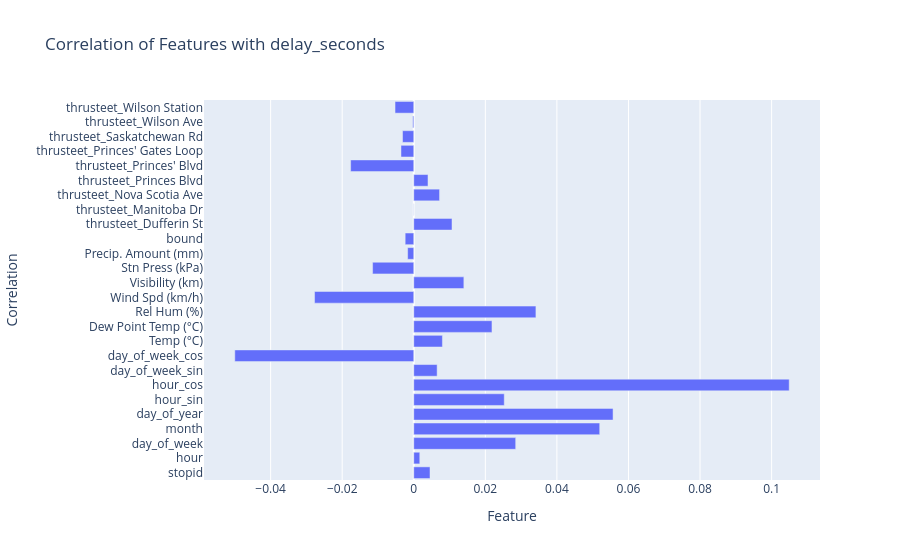

The notebook cell this image was saved under:
### Markdown cell above
Correlation Analysis of dataset with categorical column

### Code cell
## correlation analysis of features with the target variable and show it in table
# remove thrusteet
df_corr_encoded_data = df_with_encoding.drop(columns=['thrustreet', 'route', 'trip_id', 'Climate ID', 'actual_arrival', 'nearest_whole_hour']).to_pandas()  # Convert to pandas for correlation analysis
correlation_matrix = df_corr_encoded_data.corr(method='pearson')
target_correlation = correlation_matrix['delay_seconds'].drop('delay_seconds')  
print("Correlation of features with delay_seconds:")
print(target_correlation.sort_values(ascending=False))
# Visualize the correlation of features with the target variable using a bar chart
correlation_df = target_correlation.reset_index()
correlation_df.columns = ['Correlation', 'Feature']
fig = px.bar(correlation_df, x='Feature', y='Correlation', title='Correlation of Features with delay_seconds')
show(fig)

### Figure 1 — Plotly figure (JSON) as saved in the notebook; plotly's stock layout.template omitted (floating-point values rounded to 4 significant figures)
{"data": [{"hovertemplate": "Feature=%{x}<br>Correlation=%{y}<extra></extra>", "legendgroup": "", "marker": {"color": "#636efa", "pattern": {"shape": ""}}, "name": "", "orientation": "h", "showlegend": false, "textposition": "auto", "type": "bar", "x": [0.004544, 0.001682, 0.02848, 0.05196, 0.05569, 0.02529, 0.1049, 0.006528, -0.05001, 0.008008, 0.02185, 0.03414, -0.02772, 0.014, -0.0115, -0.001713, -0.002401, 0.01069, 2.998e-05, 0.007207, 0.003976, -0.01764, -0.003574, -0.003141, -0.0002881, -0.005237], "xaxis": "x", "y": ["stopid", "hour", "day_of_week", "month", "day_of_year", "hour_sin", "hour_cos", "day_of_week_sin", "day_of_week_cos", "Temp (°C)", "Dew Point Temp (°C)", "Rel Hum (%)", "Wind Spd (km/h)", "Visibility (km)", "Stn Press (kPa)", "Precip. Amount (mm)", "bound", "thrusteet_Dufferin St", "thrusteet_Manitoba Dr", "thrusteet_Nova Scotia Ave", "thrusteet_Princes Blvd", "thrusteet_Princes' Blvd", "thrusteet_Princes' Gates Loop", "thrusteet_Saskatchewan Rd", "thrusteet_Wilson Ave", "thrusteet_Wilson Station"], "yaxis": "y"}], "layout": {"barmode": "relative", "legend": {"tracegroupgap": 0}, "title": {"text": "Correlation of Features with delay_seconds"}, "xaxis": {"anchor": "y", "domain": [0, 1], "title": {"text": "Feature"}}, "yaxis": {"anchor": "x", "domain": [0, 1], "title": {"text": "Correlation"}}}}
